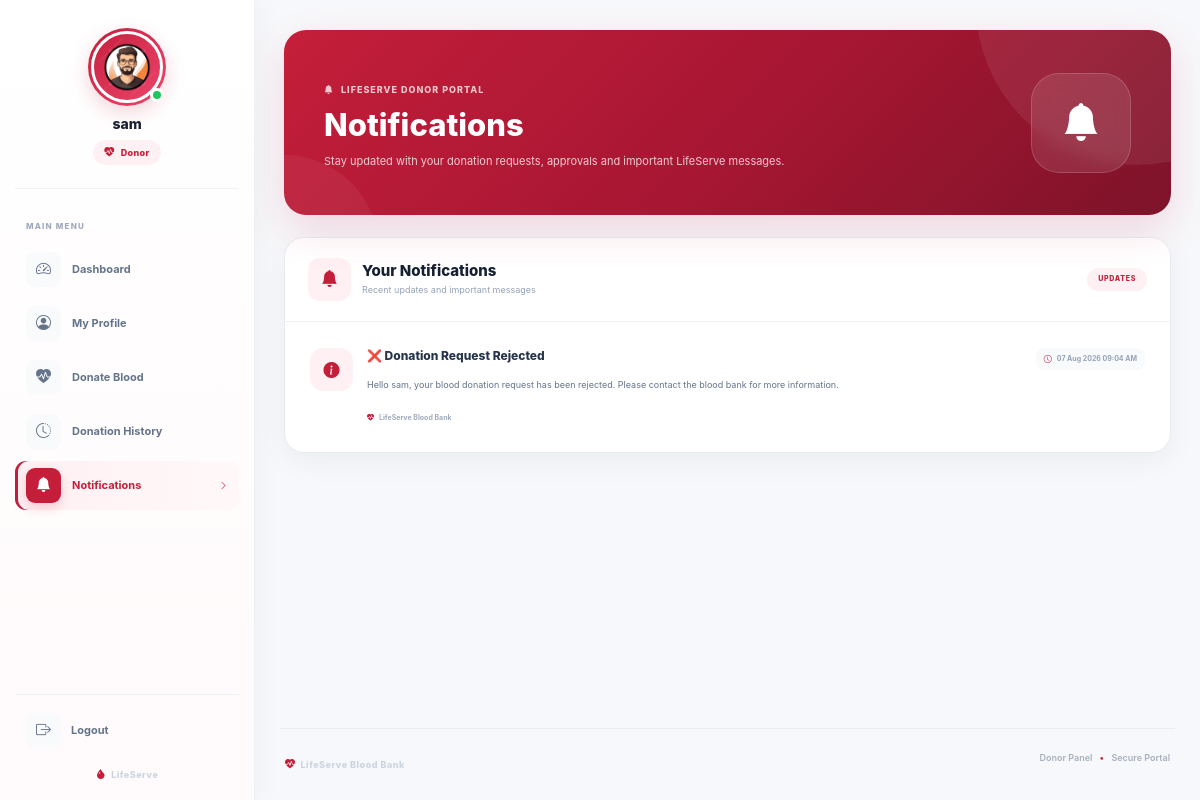
Page /donor/notifications/ (signed in) on the committed database.
### donor/models.py (models this page shows, shortened)
class Donor(models.Model):
    GENDER = (
        ('Male', 'Male'),
        ('Female', 'Female'),
        ('Other', 'Other'),
    )
    BLOOD_GROUPS = (
        ('A+', 'A+'),
        ('A-', 'A-'),
        ('B+', 'B+'),
        ('B-', 'B-'),
        ('AB+', 'AB+'),
        ('AB-', 'AB-'),
        ('O+', 'O+'),
        ('O-', 'O-'),
    )
    STATUS = (
        ('Pending', 'Pending'),
        ('Approved', 'Approved'),
        ('Rejected', 'Rejected'),
    )
    user = models.OneToOneField(User, on_delete=models.CASCADE)
    age = models.PositiveIntegerField()
    gender = models.CharField(
        max_length=10,
        choices=GENDER
    )
    blood_group = models.CharField(
        max_length=5,
        choices=BLOOD_GROUPS
    )
    address = models.TextField()
    city = models.CharField(max_length=50)
    state = models.CharField(max_length=50)
    phone = models.CharField(max_length=15)
    profile_photo = models.ImageField(
        upload_to="donors/",
        blank=True,
        null=True
    )
    status = models.CharField(
        max_length=10,
        choices=STATUS,
        default="Pending"
    )

### accounts/models.py (models this page shows, shortened)
class Notification(models.Model):
    TYPES = (
        ("donation", "Donation"),
        ("blood", "Blood Request"),
        ("contact", "Contact"),
        ("system", "System"),
    )
    user = models.ForeignKey(
        User,
        on_delete=models.CASCADE,
        related_name="notifications"
    )
    title = models.CharField(max_length=200)
    message = models.TextField()
    notification_type = models.CharField(
        max_length=20,
        choices=TYPES,
        default="system"
    )
    is_read = models.BooleanField(default=False)
    created_at = models.DateTimeField(auto_now_add=True)
    class Meta:
        ordering = ["-created_at"]

### donor/views.py (the view)
# urls.py: path("notifications/", views.admin_notifications, name="admin_notifications"),
def notifications(request):
    notifications=Notification.objects.filter(user=request.user).order_by('-created_at')
    notifications.update(is_read=True)
    return render(request,'donor/notifications.html',{'notifications':notifications})

### accounts/context_processors.py (called while the page is built)
def notification_count(request):
    if request.user.is_authenticated:
        count = Notification.objects.filter(
            user=request.user,
            is_read=False
        ).count()
        return {
            "notification_count": count
        }
    return {
        "notification_count": 0
    }

def contact_message_count(request):
    unread_count = ContactMessage.objects.filter(is_read=False).count()
    return {
        "contact_message_count": unread_count
    }

### donor/context_processors.py (called while the page is built)
def donor_data(request):
    donor = None
    if request.user.is_authenticated:
        try:
            donor = Donor.objects.get(user=request.user)
        except Donor.DoesNotExist:
            donor = None
    return {
        "donor": donor
    }

### lifeserve/offline_translation.py (called while the page is built)
    def __call__(self, request):
        response = self.get_response(request)
        if request.LANGUAGE_CODE != 'hi' or response.get('Content-Type', '').split(';')[0] != 'text/html':
            return response
        if not response.streaming:
            response.content = translate_html(response.content.decode(response.charset or 'utf-8')).encode(response.charset or 'utf-8')
            response.headers.pop('Content-Length', None)
        return response

### patient/context_processors.py (called while the page is built)
def patient_data(request):
    if request.user.is_authenticated:
        patient = Patient.objects.filter(user=request.user).first()
        return {
            "patient": patient
        }
    return {}

### lifeserve/templates/donor/notifications.html (shortened to what this page needs)
{% extends "donor/base.html" %}
{% load static %}
{% block extra_css %}
<link rel="stylesheet" href="{% static 'css/donor-notifications.css' %}">
{% endblock %}
{% block content %}
<div class="donor-notifications-page">
    <section class="notification-page-header">
        <div class="notification-header-content">
            <span class="notification-eyebrow">
                <i class="bi bi-bell-fill"></i>
                LIFESERVE DONOR PORTAL
            </span>
            <h1>
                Notifications
            </h1>
            <p>
                Stay updated with your donation requests,
                approvals and important LifeServe messages.
            </p>
        </div>
        <div class="notification-header-icon">
            <i class="bi bi-bell-fill"></i>
        </div>
    </section>
    <section class="notifications-card">
        <div class="notifications-card-header">
            <div class="notification-title-area">
                <div class="notification-title-icon">
                    <i class="bi bi-bell-fill"></i>
                </div>
                <div>
                    <h2>
                        Your Notifications
                    </h2>
                    <p>
                        Recent updates and important messages
                    </p>
                </div>
            </div>
            <span class="notification-badge">
                UPDATES
            </span>
        </div>
        <div class="notification-list">
        {% for n in notifications %}
            <article class="notification-item">
                <div class="notification-item-icon">
                    <i class="bi bi-info-circle-fill"></i>
                </div>
                <div class="notification-item-content">
                    <div class="notification-item-top">
                        <h3>
                            {{ n.title }}
                        </h3>
                        <span class="notification-time">
                            <i class="bi bi-clock"></i>
                            {{ n.created_at|date:"d M Y h:i A" }}
                        </span>
                    </div>
                    <p>
                        {{ n.message }}
                    </p>
                    <div class="notification-footer">
                        <span class="notification-source">
                            <i class="bi bi-heart-pulse-fill"></i>
                            LifeServe Blood Bank
                        </span>
                    </div>
                </div>
            </article>
        {% endfor %}
        </div>
    </section>
</div>
{% endblock %}

### lifeserve/templates/donor/sidebar.html (shortened to what this page needs)
{% load static %}
<aside class="donor-sidebar">
    <div class="donor-profile">
        <div class="donor-avatar-wrapper">
            {% if donor and donor.profile_photo %}
                <img
                    src="{{ donor.profile_photo.url }}"
                    class="donor-profile-img"
                    alt="Donor Profile">
            {% else %}
                <div class="donor-profile-fallback" aria-label="Donor profile image missing">
                    {{ request.user.first_name|default:request.user.username|slice:":1"|upper }}
                </div>
            {% endif %}
            <span class="donor-online-dot"></span>
        </div>
        <h5>
            {{ request.user.first_name|default:request.user.username }}
        </h5>
        <span class="donor-role">
            <i class="bi bi-heart-pulse-fill"></i>
            Donor
        </span>
    </div>
    <div class="donor-menu-title">
        <span>MAIN MENU</span>
    </div>
    <ul class="donor-menu">
        <li>
            <a
                href="{% url 'donor_dashboard' %}"
                class="donor-sidebar-link {% if request.resolver_match.url_name == 'donor_dashboard' %}active{% endif %}">
                <span class="donor-link-icon">
                    <i class="bi bi-speedometer2"></i>
                </span>
                <span class="donor-link-text">
                    Dashboard
                </span>
            </a>
        </li>
        <li>
            <a
                href="{% url 'donor_profile' %}"
                class="donor-sidebar-link {% if request.resolver_match.url_name == 'donor_profile' %}active{% endif %}">
                <span class="donor-link-icon">
                    <i class="bi bi-person-circle"></i>
                </span>
                <span class="donor-link-text">
                    My Profile
                </span>
            </a>
        </li>
        <li>
            <a
                href="{% url 'donate_blood' %}"
                class="donor-sidebar-link {% if request.resolver_match.url_name == 'donate_blood' %}active{% endif %}">
                <span class="donor-link-icon">
                    <i class="bi bi-heart-pulse-fill"></i>
                </span>
                <span class="donor-link-text">
                    Donate Blood
                </span>
            </a>
        </li>
        <li>
            <a
                href="{% url 'donation_history' %}"
                class="donor-sidebar-link {% if request.resolver_match.url_name == 'donation_history' %}active{% endif %}">
                <span class="donor-link-icon">
                    <i class="bi bi-clock-history"></i>
                </span>
                <span class="donor-link-text">
                    Donation History
                </span>
            </a>
        </li>
        <li>
            <a
                href="{% url 'notifications' %}"
                class="donor-sidebar-link {% if request.resolver_match.url_name == 'notifications' %}active{% endif %}">
                <span class="donor-link-icon notification-icon">
                    <i class="bi bi-bell-fill"></i>
                </span>
                <span class="donor-link-text">
                    Notifications
                </span>
                <i class="bi bi-chevron-right donor-arrow"></i>
            </a>
        </li>
    </ul>
    <div class="donor-sidebar-footer">
        <div class="donor-footer-line"></div>
        <a
            href="{% url 'logout' %}"
            class="donor-logout-btn">
            <span class="logout-icon">
                <i class="bi bi-box-arrow-right"></i>
            </span>
            <span>
                Logout
            </span>
        </a>
        <div class="donor-footer-brand">
            <i class="bi bi-droplet-fill"></i>
            <span>
                LifeServe
            </span>
        </div>
    </div>
</aside>

### lifeserve/static/css/donor.css (style rules this page uses)
* { box-sizing: border-box; }
html { scroll-behavior: smooth; }
body { margin: 0; min-height: 100vh; background: #f7f8fb; color: #172033; font-family: -apple-system, BlinkMacSystemFont, "Segoe UI", Roboto, Arial, sans-serif; }
.donor-footer-brand { display: flex; align-items: center; gap: 6px; font-weight: 700; }
.donor-footer-brand i { color: #c41e3a; font-size: 11px; }

### lifeserve/static/css/donor-sidebar.css (style rules this page uses)
.donor-sidebar { position: fixed; left: 0; top: 0; width: 255px; height: 100vh; display: flex; flex-direction: column; padding: 24px 15px 18px; overflow-y: auto; background: linear-gradient( 180deg, #ffffff 0%, #fffafb 100% ); border-right: 1px solid #edf0f4; box-shadow: 5px 0 25px rgba(15, 23, 42, 0.035); z-index: 1000; scrollbar-width: thin; scrollbar-color: #e2e8f0 transparent; }
.donor-profile { display: flex; flex-direction: column; align-items: center; text-align: center; padding: 4px 10px 23px; border-bottom: 1px solid #eef2f7; }
.donor-avatar-wrapper { position: relative; width: 78px; height: 78px; margin-bottom: 10px; padding: 3px; border-radius: 50%; background: linear-gradient( 135deg, #c41e3a, #ef476f ); box-shadow: 0 7px 20px rgba(196, 30, 58, 0.18); }
.donor-profile-img { width: 100%; height: 100%; display: block; object-fit: cover; border: 3px solid #ffffff; border-radius: 50%; }
.donor-online-dot { position: absolute; right: 2px; bottom: 4px; width: 14px; height: 14px; border: 3px solid #ffffff; border-radius: 50%; background: #22c55e; }
.donor-profile h5 { margin: 0 0 7px; color: #172033; font-size: 14px; font-weight: 800; max-width: 190px; overflow: hidden; text-overflow: ellipsis; white-space: nowrap; }
.donor-role { display: inline-flex; align-items: center; gap: 6px; padding: 5px 11px; border-radius: 20px; background: #fff1f3; color: #c41e3a; font-size: 9px; font-weight: 800; letter-spacing: 0.4px; }
.donor-role i { font-size: 10px; }
.donor-menu-title { padding: 22px 11px 10px; }
.donor-menu-title span { color: #a0aabd; font-size: 8px; font-weight: 800; letter-spacing: 1.2px; }
.donor-menu { display: flex; flex-direction: column; gap: 5px; margin: 0; padding: 0; list-style: none; }
.donor-menu li { width: 100%; }
.donor-sidebar-link { position: relative; width: 100%; min-height: 47px; display: flex; align-items: center; gap: 11px; padding: 7px 11px; border-radius: 11px; color: #64748b; text-decoration: none; transition: background 0.2s ease, color 0.2s ease, transform 0.2s ease; }
.donor-link-icon { width: 35px; height: 35px; flex-shrink: 0; display: flex; align-items: center; justify-content: center; border-radius: 9px; background: #f8fafc; color: #64748b; font-size: 15px; transition: background 0.2s ease, color 0.2s ease; }
.donor-link-text { flex: 1; font-size: 11px; font-weight: 700; }
.donor-sidebar-link.active { color: #c41e3a; background: linear-gradient( 90deg, #fff0f3, #fff8f9 ); box-shadow: inset 3px 0 0 #c41e3a; }
.donor-sidebar-link.active .donor-link-icon { background: #c41e3a; color: #ffffff; box-shadow: 0 5px 12px rgba(196, 30, 58, 0.18); }
.donor-sidebar-link.active .donor-arrow { color: #c41e3a; opacity: 1; }
.donor-arrow { color: #cbd5e1; font-size: 9px; opacity: 0; transition: opacity 0.2s ease, transform 0.2s ease; }
.notification-icon { position: relative; }
.donor-sidebar-footer { margin-top: auto; padding-top: 14px; }
.donor-footer-line { width: 100%; height: 1px; margin-bottom: 12px; background: #eef2f7; }
.donor-logout-btn { width: 100%; min-height: 45px; display: flex; align-items: center; gap: 10px; padding: 6px 11px; border-radius: 10px; color: #64748b; text-decoration: none; font-size: 11px; font-weight: 700; transition: background 0.2s ease, color 0.2s ease, transform 0.2s ease; }
.logout-icon { width: 35px; height: 35px; display: flex; align-items: center; justify-content: center; border-radius: 9px; background: #f8fafc; color: #64748b; font-size: 15px; transition: background 0.2s ease, color 0.2s ease; }
.donor-footer-brand { display: flex; align-items: center; justify-content: center; gap: 5px; margin-top: 13px; color: #cbd5e1; font-size: 9px; font-weight: 800; letter-spacing: 0.5px; }
.donor-footer-brand i { color: #c41e3a; font-size: 10px; }

### rows in the picture
Donor: profile_photo (picture)
Notification: title "❌ Donation Request Rejected", created_at "07 Aug 2026 09:04 AM", message "Hello sam, your blood donation request has been rejected. Please contact the blood bank for more information."

### other values in the picture
{{ request.user.first_name|default:request.user.username }} "sam"
